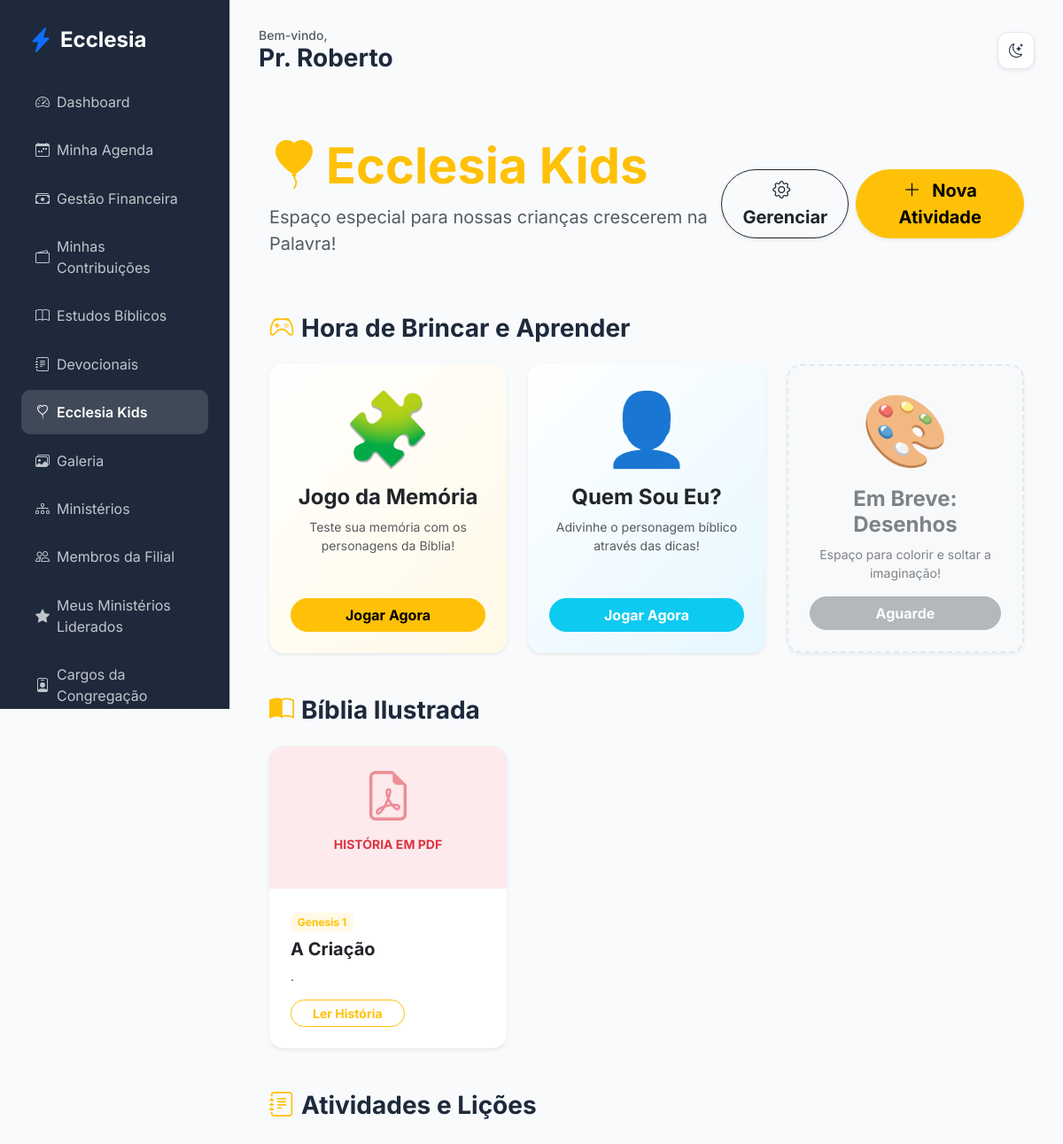
Screenshot of /edification/kids (signed in) with the database file from the repository.
### app/core/models.py (models this page shows, shortened)
class User(db.Model, UserMixin):
    id = db.Column(db.Integer, primary_key=True)
    name = db.Column(db.String(100), nullable=False)
    email = db.Column(db.String(120), unique=True, nullable=False)
    password_hash = db.Column(db.String(128))
    birth_date = db.Column(db.Date)
    gender = db.Column(db.String(20))
    documents = db.Column(db.String(200)) # Flexível para diferentes países
    tax_id = db.Column(db.String(20), nullable=True)  # NIF (PT), CPF/CNPJ (BR), etc.
    address = db.Column(db.Text)
    phone = db.Column(db.String(50))
    profile_photo = db.Column(db.String(255), nullable=True)
    status = db.Column(db.String(20), default='pending') # pending, active, rejected
    is_email_verified = db.Column(db.Boolean, default=False)
    email_verification_token = db.Column(db.String(100), unique=True, nullable=True)
    data_consent = db.Column(db.Boolean, default=False)
    data_consent_date = db.Column(db.DateTime)
    marketing_consent = db.Column(db.Boolean, default=False)
    is_ministry_leader = db.Column(db.Boolean, default=False)
    church_id = db.Column(db.Integer, db.ForeignKey('church.id'))
    family_id = db.Column(db.Integer, db.ForeignKey('family.id'), nullable=True)
    church_role_id = db.Column(db.Integer, db.ForeignKey('church_role.id'), nullable=True)
    ministries = db.relationship('Ministry', secondary=member_ministries, backref=db.backref('members', lazy='dynamic'))
    can_manage_ministries = db.Column(db.Boolean, default=False)
    can_manage_media = db.Column(db.Boolean, default=False)
    can_publish_devotionals = db.Column(db.Boolean, default=False)
    can_approve_members = db.Column(db.Boolean, default=False)
    can_manage_finance = db.Column(db.Boolean, default=False)
    can_manage_kids = db.Column(db.Boolean, default=False)
    can_manage_events = db.Column(db.Boolean, default=False)

class BibleStory(db.Model):
    id = db.Column(db.Integer, primary_key=True)
    title = db.Column(db.String(200), nullable=False)
    content = db.Column(db.Text, nullable=False)
    image_path = db.Column(db.String(255)) # URL ou caminho da ilustração
    reference = db.Column(db.String(100)) # Ex: Gênesis 1
    order = db.Column(db.Integer, default=0)
    created_at = db.Column(db.DateTime, default=datetime.utcnow)
    quizzes = db.relationship('BibleQuiz', backref='story', lazy=True, cascade="all, delete-orphan")

### app/modules/edification/routes.py (the view)
@edification_bp.route('/kids')
@login_required
def kids():
    is_kids_ministry_member = any(m.is_kids_ministry for m in current_user.ministries)
    has_permission = current_user.can_manage_kids or (current_user.church_role and current_user.church_role.name in ['Administrador Global', 'Pastor Líder'])
    if not has_permission and not is_kids_ministry_member:
        flash('Acesso negado. Espaço restrito ao Ministério Kids.', 'danger')
        return redirect(url_for('members.dashboard'))
    activities = KidsActivity.query.order_by(KidsActivity.created_at.desc()).all()
    stories = BibleStory.query.order_by(BibleStory.order.asc()).all()
    return render_template('edification/kids.html', activities=activities, stories=stories)

### app/templates/edification/kids.html (shortened to what this page needs)
{% extends "base.html" %}
{% block content %}
<div class="container py-5">
    <div class="d-flex justify-content-between align-items-center mb-5">
        <div>
            <h1 class="fw-bold text-warning display-4"><i class="bi bi-balloon-heart-fill me-2"></i>Ecclesia Kids</h1>
            <p class="text-muted fs-5">Espaço especial para nossas crianças crescerem na Palavra!</p>
        </div>
        <div class="d-flex gap-2">
            {% if current_user.can_manage_kids or (current_user.church_role and current_user.church_role.name in ['Administrador Global', 'Pastor Líder']) %}
            <a href="{{ url_for('edification.manage_kids') }}" class="btn btn-outline-dark btn-lg fw-bold rounded-pill shadow-sm">
                <i class="bi bi-gear me-2"></i> Gerenciar
            </a>
            <a href="{{ url_for('edification.add_kids_activity') }}" class="btn btn-warning btn-lg fw-bold rounded-pill shadow-sm">
                <i class="bi bi-plus-lg me-2"></i> Nova Atividade
            </a>
            {% endif %}
        </div>
    </div>
    <div class="mb-5">
        <h3 class="fw-bold mb-4"><i class="bi bi-controller me-2 text-warning"></i>Hora de Brincar e Aprender</h3>
        <div class="row g-4">
            <div class="col-md-6 col-lg-4">
                <div class="card h-100 border-0 shadow-sm text-center p-4 card-hover-warning" style="background: linear-gradient(135deg, #fff 0%, #fff9e6 100%);">
                    <div class="display-1 mb-3">🧩</div>
                    <h4 class="fw-bold">Jogo da Memória</h4>
                    <p class="text-muted small">Teste sua memória com os personagens da Bíblia!</p>
                    <a href="{{ url_for('edification.memory_game') }}" class="btn btn-warning fw-bold rounded-pill mt-auto">Jogar Agora</a>
                </div>
            </div>
            <div class="col-md-6 col-lg-4">
                <div class="card h-100 border-0 shadow-sm text-center p-4 card-hover-warning" style="background: linear-gradient(135deg, #fff 0%, #e6f7ff 100%);">
                    <div class="display-1 mb-3">👤</div>
                    <h4 class="fw-bold">Quem Sou Eu?</h4>
                    <p class="text-muted small">Adivinhe o personagem bíblico através das dicas!</p>
                    <a href="{{ url_for('edification.who_am_i') }}" class="btn btn-info text-white fw-bold rounded-pill mt-auto">Jogar Agora</a>
                </div>
            </div>
            <div class="col-md-6 col-lg-4">
                <div class="card h-100 border-0 shadow-sm text-center p-4 opacity-75" style="background: #f8f9fa; border: 2px dashed #dee2e6 !important;">
                    <div class="display-1 mb-3">🎨</div>
                    <h4 class="fw-bold text-muted">Em Breve: Desenhos</h4>
                    <p class="text-muted small">Espaço para colorir e soltar a imaginação!</p>
                    <button class="btn btn-secondary disabled fw-bold rounded-pill mt-auto">Aguarde</button>
                </div>
            </div>
        </div>
    </div>
    {% if stories %}
    <div class="mb-5">
        <h3 class="fw-bold mb-4"><i class="bi bi-book-half me-2 text-warning"></i>Bíblia Ilustrada</h3>
        <div class="row g-4">
            {% for story in stories %}
            <div class="col-md-6 col-lg-4">
                <div class="card h-100 border-0 shadow-sm overflow-hidden rounded-4">
                    {% if story.image_path %}
                        {% if story.image_path.lower().endswith('.pdf') %}
                        <div class="bg-danger bg-opacity-10 text-center py-4">
                            <i class="bi bi-file-earmark-pdf display-4 text-danger opacity-50"></i>
                            <p class="small fw-bold text-danger mt-2">HISTÓRIA EM PDF</p>
                        </div>
                        {% else %}
                        <img src="{{ story.image_path }}" class="card-img-top" alt="{{ story.title }}" style="height: 200px; object-fit: cover;">
                        {% endif %}
                    {% else %}
                    <div class="bg-warning bg-opacity-10 text-center py-4">
                        <i class="bi bi-book display-4 text-warning opacity-50"></i>
                    </div>
                    {% endif %}
                    <div class="card-body p-4">
                        <span class="badge bg-warning bg-opacity-10 text-warning mb-2">{{ story.reference }}</span>
                        <h5 class="fw-bold">{{ story.title }}</h5>
                        <p class="text-muted small">{{ story.content | striptags | truncate(100) }}</p>
                        <a href="{{ url_for('edification.view_bible_story', id=story.id) }}" class="btn btn-outline-warning btn-sm rounded-pill px-4 fw-bold">Ler História</a>
                    </div>
                </div>
            </div>
            {% endfor %}
        </div>
    </div>
    {% endif %}
    <div>
        <h3 class="fw-bold mb-4"><i class="bi bi-journal-text me-2 text-warning"></i>Atividades e Lições</h3>
    </div>
</div>
{% endblock %}

### app/templates/base.html (shortened to what this page needs)
<!DOCTYPE html>
<html lang="pt-BR">
<head>
    <link href="https://cdn.jsdelivr.net/npm/bootstrap@5.3.0/dist/css/bootstrap.min.css" rel="stylesheet">
    <link href="https://cdn.jsdelivr.net/npm/bootstrap-icons@1.10.0/font/bootstrap-icons.css" rel="stylesheet">
    <link rel="stylesheet" href="{{ url_for('static', filename='css/premium.css') }}">
</head>
<body>
    {% if current_user.is_authenticated %}
    <div class="sidebar d-none d-lg-block">
        <div class="d-flex align-items-center mb-4 px-2">
            <i class="bi bi-lightning-charge-fill text-primary fs-3 me-2"></i>
            <h4 class="mb-0 fw-bold text-white">Ecclesia</h4>
        </div>
        {% include 'includes/_nav_links.html' %}
    </div>
    {% endif %}
    <div class="main-content {{ 'mx-auto' if not current_user.is_authenticated }}">
        {% if current_user.is_authenticated %}
        <header class="d-flex justify-content-between align-items-center mb-4 d-none d-lg-flex">
            <div>
                <h5 class="text-muted mb-0 small">Bem-vindo,</h5>
                <h3 class="fw-bold mb-0">{{ current_user.name }}</h3>
            </div>
            <div class="theme-toggle shadow-sm" onclick="toggleTheme()">
                <i class="bi bi-moon-stars" id="theme-icon"></i>
            </div>
        </header>
        {% endif %}
        {% block content %}{% endblock %}
    </div>
</body>
</html>

### app/static/css/premium.css (style rules this page uses)
:root { --primary: #4f46e5; --primary-hover: #4338ca; --secondary: #64748b; --success: #10b981; --danger: #ef4444; --warning: #f59e0b; --info: #06b6d4; --bg-main: #f8fafc; --bg-card: #ffffff; --text-main: #1e293b; --text-muted: #64748b; --border: #e2e8f0; --sidebar-bg: #1e293b; --sidebar-text: #f8fafc; --input-bg: #ffffff; }
body { font-family: 'Inter', sans-serif; background-color: var(--bg-main); color: var(--text-main); transition: background-color 0.3s ease, color 0.3s ease; }
.sidebar { background-color: var(--sidebar-bg); color: var(--sidebar-text); min-height: 100vh; padding: 2rem 1rem; }
.main-content { padding: 2rem; }
.card { background-color: var(--bg-card); border: 1px solid var(--border); border-radius: 1rem; box-shadow: 0 4px 6px -1px rgb(0 0 0 / 0.1); transition: transform 0.2s, background-color 0.3s; }
.theme-toggle { cursor: pointer; padding: 0.5rem; border-radius: 50%; background: var(--bg-card); border: 1px solid var(--border); display: flex; align-items: center; justify-content: center; width: 40px; height: 40px; transition: all 0.3s ease; }

### app/templates/base.html (style rules this page uses)
:root { --sidebar-width: 260px; }
body { font-family: 'Inter', sans-serif; background-color: var(--bg-main); color: var(--text-main); transition: background-color 0.3s, color 0.3s; }
.sidebar { width: var(--sidebar-width); height: 100vh; position: fixed; left: 0; top: 0; z-index: 1000; background-color: var(--sidebar-bg); color: var(--sidebar-text); border-right: 1px solid var(--border); padding: 1.5rem; overflow-y: auto; transition: background-color 0.3s; }
.main-content { margin-left: var(--sidebar-width); padding: 2rem; min-height: 100vh; background-color: var(--bg-main); }
.card { border: 1px solid var(--border); box-shadow: 0 4px 12px rgba(0,0,0,0.05); }
.theme-toggle { cursor: pointer; padding: 0.6rem; border-radius: 12px; background: var(--bg-card); border: 1px solid var(--border); color: var(--text-main); display: flex; align-items: center; justify-content: center; width: 42px; height: 42px; transition: all 0.3s; }

### app/templates/edification/kids.html (style rules this page uses)
.card-hover-warning { transition: transform 0.3s ease, box-shadow 0.3s ease; }

### rows the page displays
User: name "Pr. Roberto"
BibleStory: shows "HISTÓRIA EM PDF", reference "Genesis 1", title "A Criação", content "."
